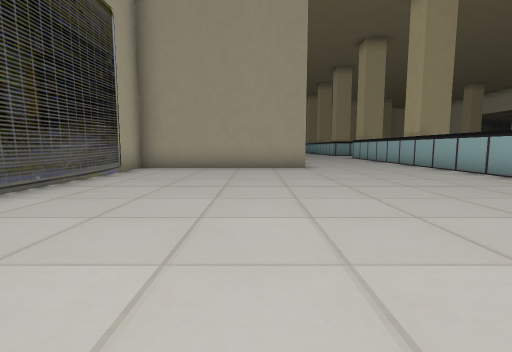
view 1 (above)

15 first-person views from a walk through a 3-D level made in the Godot game engine. The camera is 1.3 m above the floor, tilts 6° down and sees 85° across. The floor is counted in squares, 2 m on a side. Each view is taken from the middle of a square. On the plan, view 1 faces up. The plan holds only what a view shows up to about 9 squares ahead; the rest is blank. The place goes on beyond the plan.

view 2
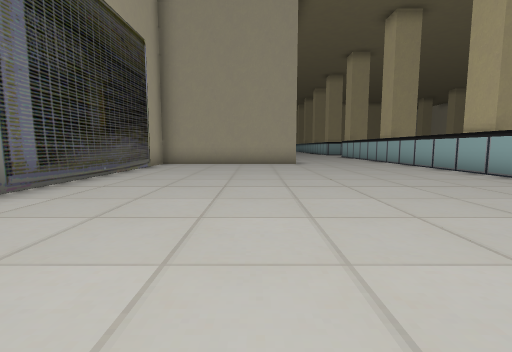

view 3
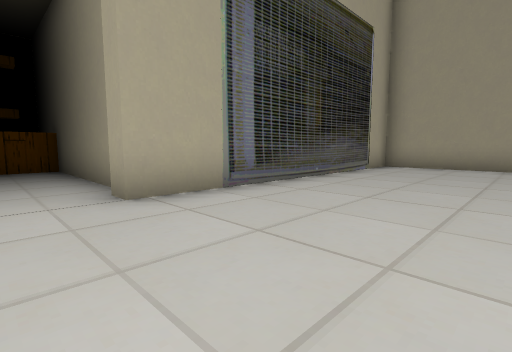

view 4
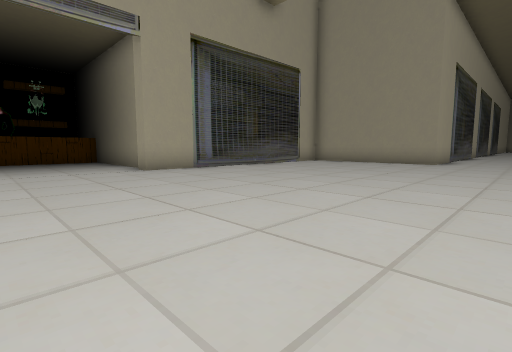

view 5
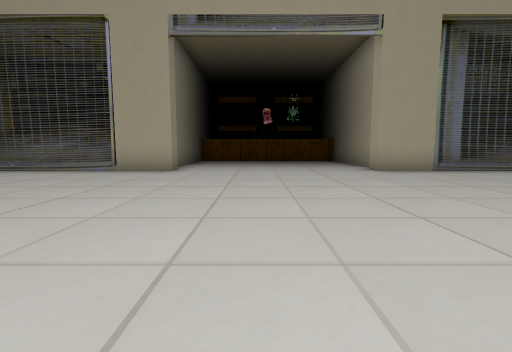

view 6
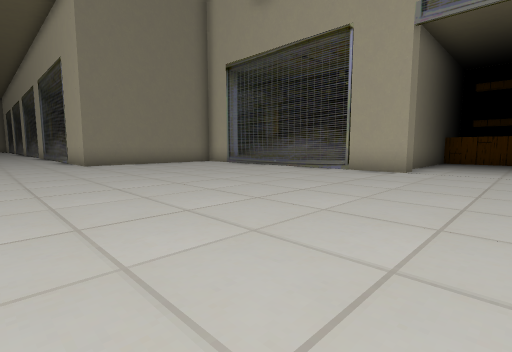

view 7
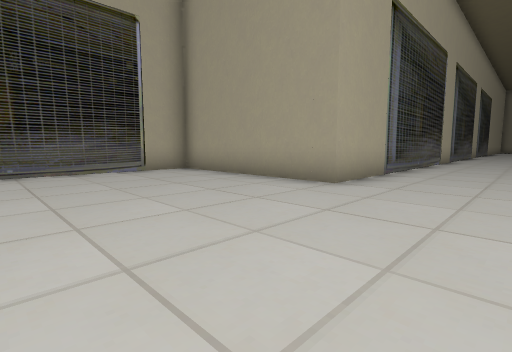

view 8
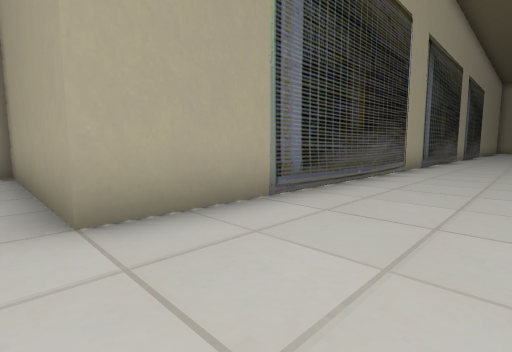

view 9
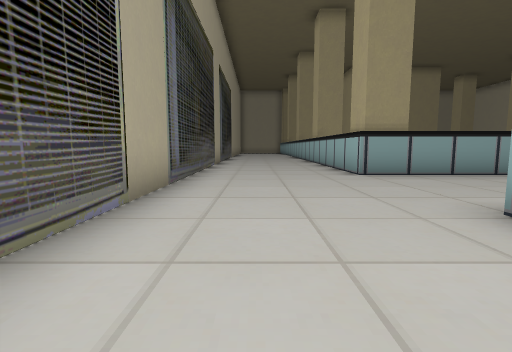

view 10
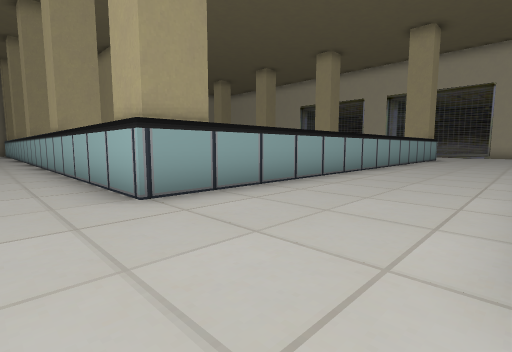

view 11
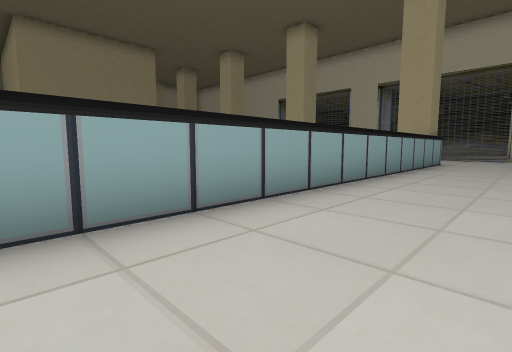

view 12
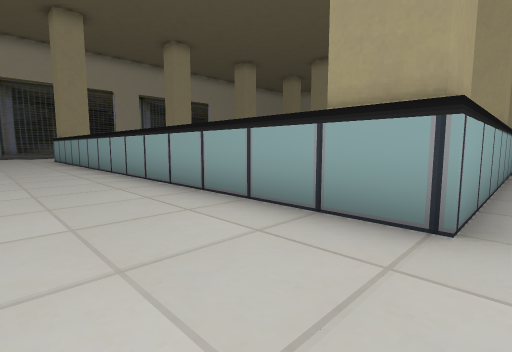

view 13
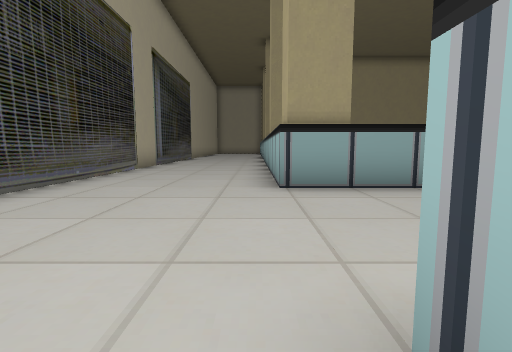

view 14
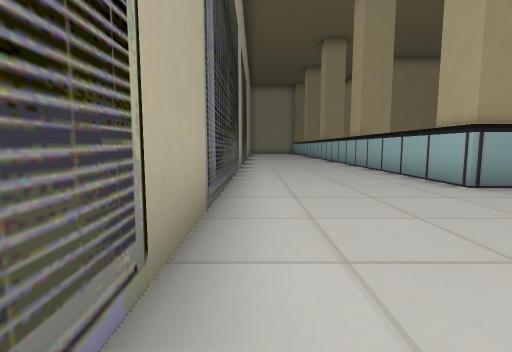

view 15
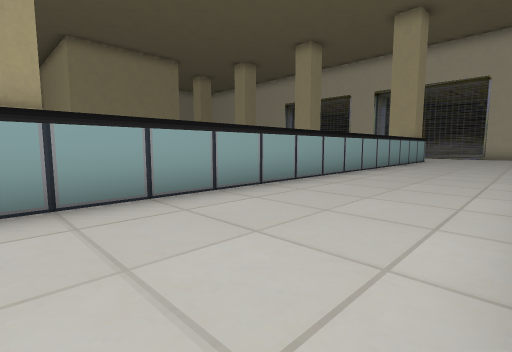

### Floor plan
Points are (right, up) in squares from view 1. A wall is a line through its corners. A room is listed if a view was taken in it or the views show most of it. See-through windows are left out.
Room 1 (views 1, 2, 3, 4, 5, 6, 7)
walls: (-4, -5.2) (-3.5, -5.2) (-3.5, -9.9); (-4.5, 0.5) (-6.5, 0.5); (-6.4, -5.5) (-4.9, -5.5); (1.5, 8.5) (-3.5, 8.5) (-3.5, 0.3) (-4, 0.3)
ways out: opening at (3, 8.3) to room 2; opening at (5, 7.5) to room 2
Room 2 (views 8, 9, 10, 11, 12, 13, 14, 15)
walls: (1.5, 24.1) (1.5, 8.5); (19.6, 24.5) (19.6, 19.4) (5.4, 19.4) (5.4, 24.5)
ways out: opening at (3, 8.3) to room 1; opening at (5, 7.5) to room 1

Where each view was taken, in squares from view 1:
view 1: 0 up, 0 right, facing up
view 2: 2 down, 0 right, facing up
view 3: 1 down, 0 right, facing up-left
view 4: 3 down, 4 right, facing up-left
view 5: 3 down, 4 right, facing left
view 6: 3 down, 4 right, facing down-left
view 7: 4 up, 4 right, facing up-left
view 8: 8 up, 4 right, facing up-left
view 9: 13 up, 3 right, facing up
view 10: 16 up, 4 right, facing up-right
view 11: 17 up, 8 right, facing up-right
view 12: 17 up, 20 right, facing up-left
view 13: 15 up, 5 right, facing up
view 14: 15 up, 2 right, facing up
view 15: 16 up, 6 right, facing up-right
